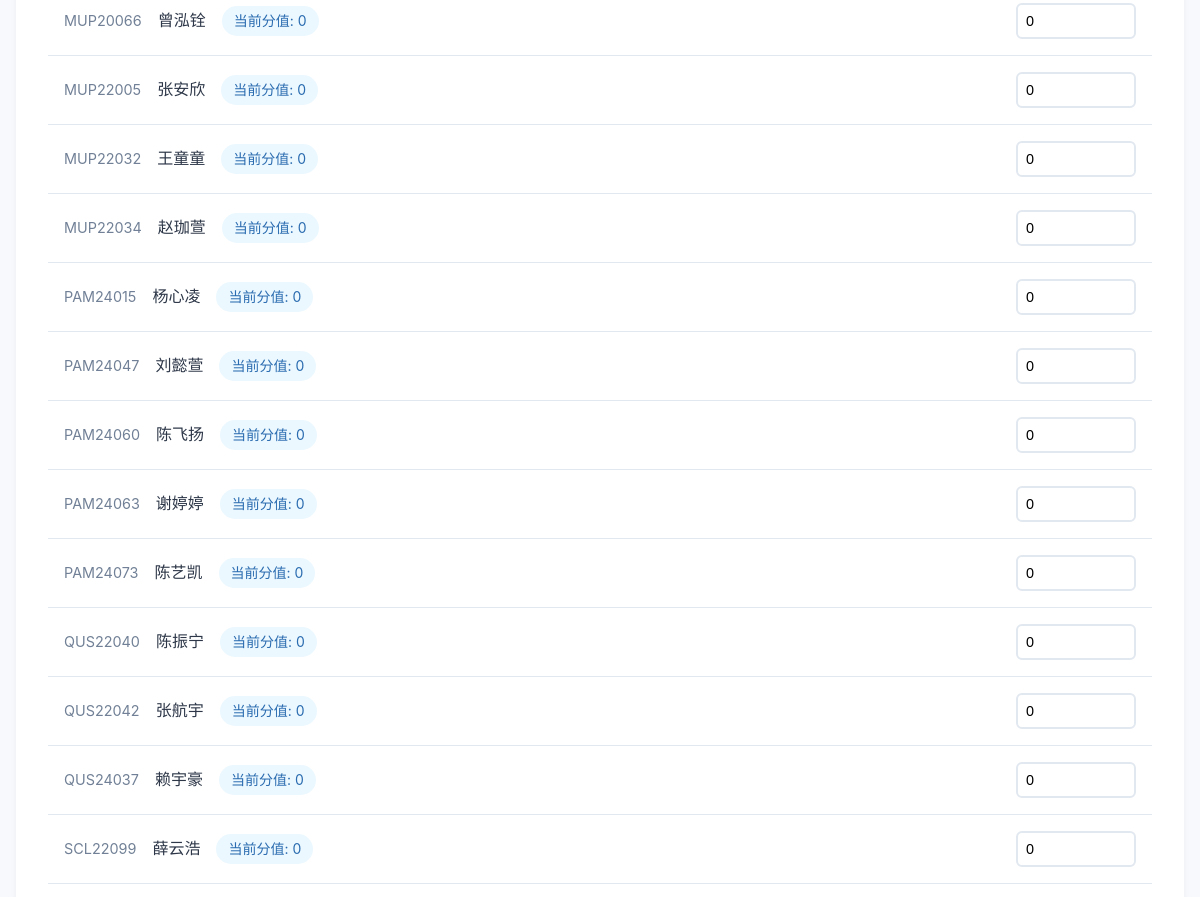
The page /course/add_score/9 (signed in, middle part) on the database as committed earlier.
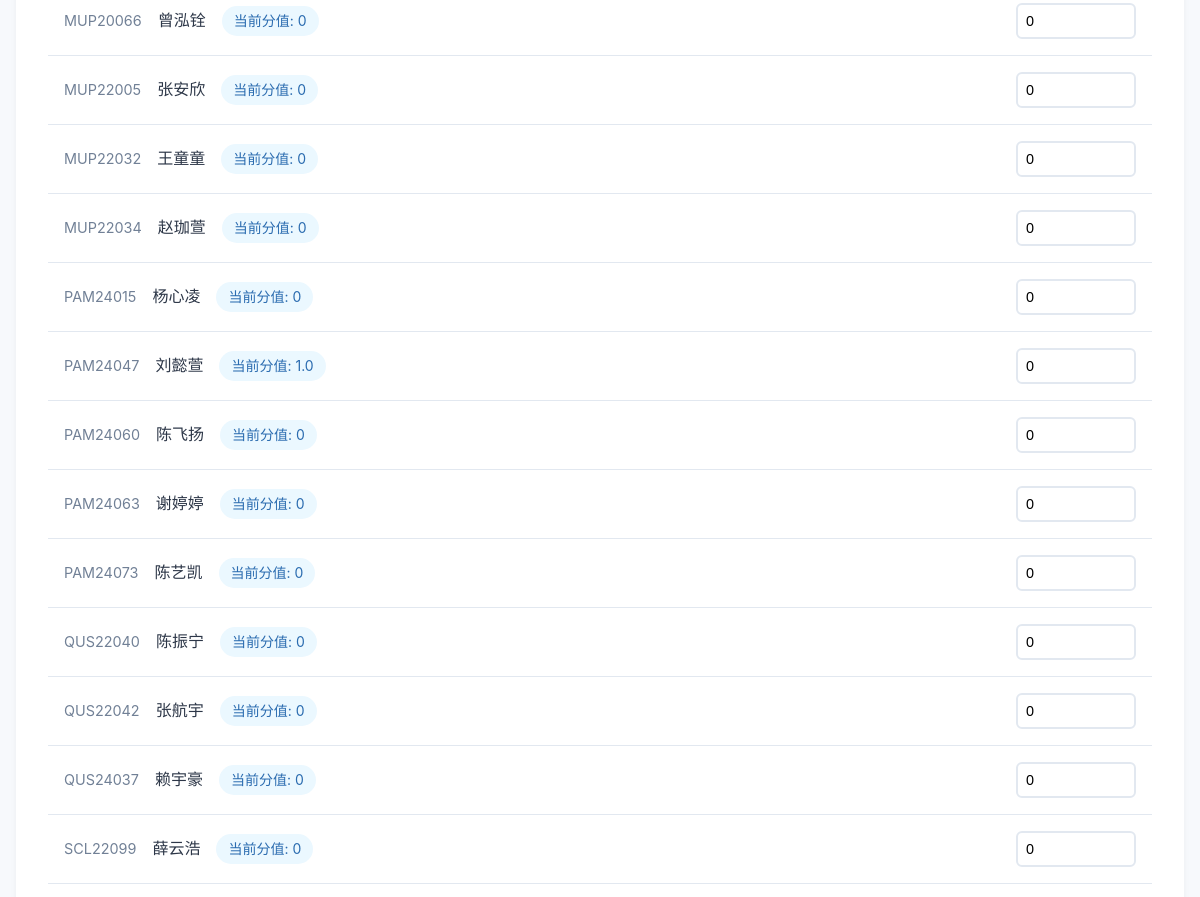
The same page on the database as committed later.
### wang/models/course_students.py (models this page shows)
class Course_Students(db.Model):
    __tablename__ = 'course_students'
    id = db.Column(db.Integer, primary_key=True, autoincrement=True)
    course_id = db.Column(db.Integer, db.ForeignKey('course.id'), nullable=False)
    student_number = db.Column(db.String(20), nullable=False) #学号
    student_name = db.Column(db.String(20), nullable=False)
    student_pinyin_name = db.Column(db.String(20), nullable=True)
    student_grade = db.Column(db.String(20), nullable=True)
    student_major = db.Column(db.String(20), nullable=True)
    student_direction = db.Column(db.String(20), nullable=True)
    student_class = db.Column(db.String(20), nullable=True)
    student_status = db.Column(db.String(20), nullable=True) #学籍状态
    student_course_method = db.Column(db.String(20), nullable=True)
    course_status = db.Column(db.String(20), nullable=False, server_default='not_enrolled')
    score = db.Column(db.Float, nullable=True, server_default='0')  # 假设分数为浮点数类型
    course = db.relationship('Course', back_populates='course_students')

### app.py (the view, shortened to what this page needs)
    @app.route('/course/add_score/<int:course_id>', methods=['GET', 'POST'])
    def add_score(course_id):
        course = Course.query.get(course_id)
        course_students = course.course_students
        print(f"用户{course.name}正在为学生加分！")
        return render_template('wang/add_score.html', course=course, course_students=course_students)

### templates/wang/add_score.html (shortened to what this page needs)
<!DOCTYPE html>
<html lang="zh-CN">
<head>
</head>
<body>
<div class="container">
    <form method="post" action="{{ url_for('add_score', course_id=course.id) }}" id="scoreForm">
        <ul id="student-list">
            {% for student in course_students %}
            <li data-student="{{ student.student_number }} {{ student.student_name }}">
                <div class="student-info">
                    <span class="student-number">{{ student.student_number }}</span>
                    <span class="student-name">{{ student.student_name }}</span>
                    <span class="current-score">当前分值: {{ student.score or 0 }}</span>
                </div>
                <input type="number"
                       name="score_{{ student.student_number }}"
                       data-student-number="{{ student.student_number }}"
                       placeholder="输入分数"
                       value="0"
                       min="0"
                       oninput="checkScored(this)">
            </li>
            {% endfor %}
        </ul>
    </form>
</div>
</body>
</html>

Rows that differ between the two databases and show on the page:
changed Course_Students "刘懿萱": score "0" → "1.0"
